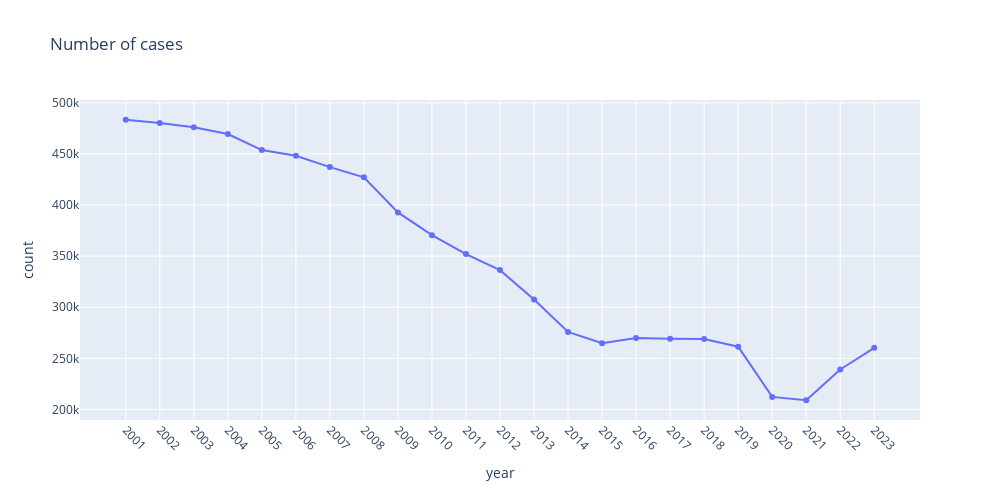

Notebook source saved alongside this figure:
### Code cell
fig=px.line(year_count,x='year',y='count',width=1000,height=500,title='Number of cases',markers=True)
fig.update_layout(xaxis=dict(tickangle=45))
fig.show()

### Figure 1 — Plotly figure (JSON) as saved in the notebook; plotly's stock layout.template omitted (floating-point values rounded to 4 significant figures)
{"data": [{"hovertemplate": "year=%{x}<br>count=%{y}<extra></extra>", "legendgroup": "", "line": {"color": "#636efa", "dash": "solid"}, "marker": {"symbol": "circle"}, "mode": "markers+lines", "name": "", "orientation": "v", "showlegend": false, "type": "scatter", "x": ["2001", "2002", "2003", "2004", "2005", "2006", "2007", "2008", "2009", "2010", "2011", "2012", "2013", "2014", "2015", "2016", "2017", "2018", "2019", "2020", "2021", "2022", "2023"], "xaxis": "x", "y": [483425, 480196, 475981, 469423, 453769, 448178, 437085, 427146, 392811, 370523, 351998, 336327, 307547, 275811, 264819, 269862, 269134, 268944, 261410, 212296, 209020, 239140, 260265], "yaxis": "y"}], "layout": {"height": 500, "legend": {"tracegroupgap": 0}, "title": {"text": "Number of cases"}, "width": 1000, "xaxis": {"anchor": "y", "autorange": true, "domain": [0, 1], "range": [-1.345, 23.34], "tickangle": 45, "title": {"text": "year"}, "type": "category"}, "yaxis": {"anchor": "x", "autorange": true, "domain": [0, 1], "range": [189700.0, 502700.0], "title": {"text": "count"}, "type": "linear"}}}
